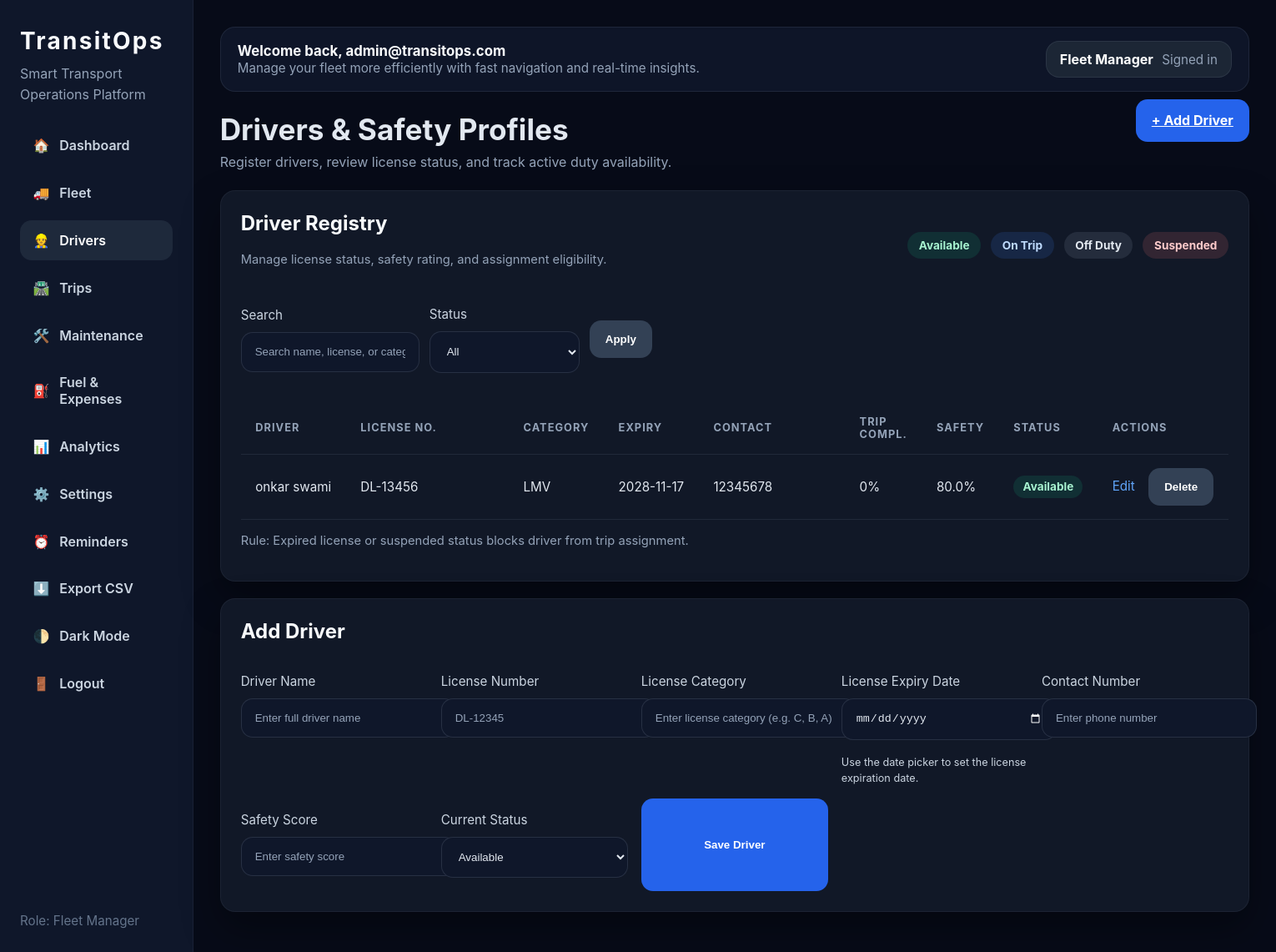
Page /drivers (signed in) on the committed database.
### tables this page shows
CREATE TABLE drivers (
                id INTEGER PRIMARY KEY AUTOINCREMENT,
                name TEXT NOT NULL,
                license_number TEXT UNIQUE NOT NULL,
                license_category TEXT NOT NULL,
                license_expiry TEXT NOT NULL,
                contact_number TEXT NOT NULL,
                safety_score REAL NOT NULL DEFAULT 0,
                status TEXT NOT NULL DEFAULT 'Available'
            );

### app.py (the view, shortened to what this page needs)
    @app.route('/drivers', methods=['GET', 'POST'])
    @login_required
    @role_required('Fleet Manager', 'Safety Officer')
    def drivers():
        conn = get_db_connection()
        search = request.args.get('search', '').strip()
        status_filter = request.args.get('status', '').strip()
        query = 'SELECT * FROM drivers WHERE 1=1'
        params = []
        if search:
            query += ' AND (name LIKE ? OR license_number LIKE ? OR license_category LIKE ? OR contact_number LIKE ?)'
            params.extend([f'%{search}%', f'%{search}%', f'%{search}%', f'%{search}%'])
        if status_filter:
            query += ' AND status = ?'
            params.append(status_filter)
        query += ' ORDER BY id DESC'
        items = conn.execute(query, params).fetchall()
        trip_summary = conn.execute(
            "SELECT driver_id, SUM(CASE WHEN status = 'Completed' THEN 1 ELSE 0 END) AS completed, COUNT(*) AS total FROM trips GROUP BY driver_id"
        ).fetchall()
        driver_completion = {
            row['driver_id']: f"{round((row['completed'] or 0) / (row['total'] or 1) * 100)}%"
            for row in trip_summary
        }
        return render_template('drivers.html', items=items, driver_completion=driver_completion)

### app.py (called while the page is built)
def get_user_role():
    user = g.get('user') or {}
    return (user.get('role') or '').strip()

def role_required(*allowed_roles):
    def decorator(view):
        @wraps(view)
        def wrapped(*args, **kwargs):
            if not g.user:
                return redirect(url_for('login'))
            role = get_user_role()
            if allowed_roles and role not in allowed_roles:
                flash('You do not have permission to access this page.')
                return redirect(url_for('dashboard'))
            return view(*args, **kwargs)
        return wrapped
    return decorator

def get_db_connection():
    if 'db' not in g:
        database_url = current_app.config['DATABASE']
        if isinstance(database_url, str) and database_url.startswith(POSTGRES_SCHEMES):
            if psycopg is None:
                raise RuntimeError('psycopg is required for PostgreSQL support. Install psycopg[binary].')
            g.db = psycopg.connect(database_url)
            g.db.row_factory = dict_row
        else:
            g.db = sqlite3.connect(database_url)
            g.db.row_factory = sqlite3.Row
    return g.db

### templates/drivers.html (shortened to what this page needs)
{% extends 'base.html' %} {% block content %}
<div class="page-header">
  <div>
    <h1>Drivers & Safety Profiles</h1>
    <p>
      Register drivers, review license status, and track active duty availability.
    </p>
  </div>
  <div class="section-actions">
    <a class="button" href="#add-driver">+ Add Driver</a>
  </div>
</div>
<div class="card driver-controls">
  <div class="table-header">
    <div>
      <h2>Driver Registry</h2>
      <p class="small-note">Manage license status, safety rating, and assignment eligibility.</p>
    </div>
    <div class="legend">
      <span class="legend-pill status-Available">Available</span>
      <span class="legend-pill status-On-Trip">On Trip</span>
      <span class="legend-pill status-Off-Duty">Off Duty</span>
      <span class="legend-pill status-Suspended">Suspended</span>
    </div>
  </div>
  <div class="section-toolbar">
    <form method="get" class="driver-filter-form">
      <label>
        Search
        <input name="search" placeholder="Search name, license, or category" value="{{ request.args.get('search','') }}" />
      </label>
      <label>
        Status
        <select name="status">
          <option value="">All</option>
        </select>
      </label>
      <button type="submit" class="button secondary">Apply</button>
    </form>
  </div>
  <div class="vehicle-table-card">
    <table class="vehicle-table driver-table">
      <tr>
        <th>Driver</th>
        <th>License No.</th>
        <th>Category</th>
        <th>Expiry</th>
        <th>Contact</th>
        <th>Trip Compl.</th>
        <th>Safety</th>
        <th>Status</th>
        <th>Actions</th>
      </tr>
      {% for item in items %}
      <tr>
        <td>{{ item.name }}</td>
        <td>{{ item.license_number }}</td>
        <td>{{ item.license_category }}</td>
        <td>{{ item.license_expiry }}</td>
        <td>{{ item.contact_number }}</td>
        <td>{{ driver_completion.get(item.id, '0%') }}</td>
        <td>{{ item.safety_score }}%</td>
        <td><span class="status-pill status-{{ item.status|replace(' ', '-') }}">{{ item.status }}</span></td>
        <td>
          <a class="action-link" href="{{ url_for('edit_driver', driver_id=item.id) }}">Edit</a>
          <form method="post" action="{{ url_for('delete_driver', driver_id=item.id) }}" class="inline-form" onsubmit="return confirm('Delete this driver?');">
            <button class="button secondary" type="submit">Delete</button>
          </form>
        </td>
      </tr>
      {% endfor %}
    </table>
  </div>
  <p class="small-note">Rule: Expired license or suspended status blocks driver from trip assignment.</p>
</div>
<div class="card" id="add-driver">
  <h2>Add Driver</h2>
  <form method="post" class="form-grid driver-form">
    <label>
      Driver Name
      <input name="name" placeholder="Enter full driver name" required />
    </label>
    <label>
      License Number
      <input name="license_number" placeholder="DL-12345" required />
    </label>
    <label>
      License Category
      <input name="license_category" placeholder="Enter license category (e.g. C, B, A)" required />
    </label>
    <label>
      License Expiry Date
      <input name="license_expiry" type="date" required />
      <small>Use the date picker to set the license expiration date.</small>
    </label>
    <label>
      Contact Number
      <input name="contact_number" placeholder="Enter phone number" required />
    </label>
    <label>
      Safety Score
      <input name="safety_score" type="number" step="0.01" placeholder="Enter safety score" required />
    </label>
    <label>
      Current Status
      <select name="status">
        <option>Available</option>
      </select>
    </label>
    <button class="button">Save Driver</button>
  </form>
</div>
{% endblock %}

### templates/base.html (shortened to what this page needs)
<!doctype html>
<html>
  <head>
    <link
      rel="stylesheet"
      href="{{ url_for('static', filename='style.css') }}"
    />
  </head>
  <body class="{{ 'dark' if session.get('dark_mode') else '' }}">
    <div class="layout">
      <aside class="sidebar">
        <h1>TransitOps</h1>
        <p>Smart Transport Operations Platform</p>
        {% set role = session.get('user', {}).get('role', '') %}
        <ul class="menu">
          <li>
            <a
              href="/"
              data-icon="🏠"
              class="{% if request.path == '/' %}active{% endif %}"
              >Dashboard</a
            >
          </li>
          {% if role in ['Fleet Manager', 'Safety Officer'] %}
          <li>
            <a
              href="/vehicles"
              data-icon="🚚"
              class="{% if request.path.startswith('/vehicles') %}active{% endif %}"
              >Fleet</a
            >
          </li>
          <li>
            <a
              href="/drivers"
              data-icon="👷"
              class="{% if request.path.startswith('/drivers') %}active{% endif %}"
              >Drivers</a
            >
          </li>
          {% endif %} {% if role in ['Fleet Manager', 'Safety Officer',
          'Driver'] %}
          <li>
            <a
              href="/trips"
              data-icon="🛣️"
              class="{% if request.path.startswith('/trips') %}active{% endif %}"
              >Trips</a
            >
          </li>
          {% endif %} {% if role in ['Fleet Manager', 'Safety Officer'] %}
          <li>
            <a
              href="/maintenance"
              data-icon="🛠️"
              class="{% if request.path.startswith('/maintenance') %}active{% endif %}"
              >Maintenance</a
            >
          </li>
          {% endif %} {% if role in ['Fleet Manager', 'Financial Analyst'] %}
          <li>
            <a
              href="/operations"
              data-icon="⛽"
              class="{% if request.path.startswith('/operations') %}active{% endif %}"
              >Fuel & Expenses</a
            >
          </li>
          {% endif %} {% if role in ['Fleet Manager', 'Safety Officer',
          'Financial Analyst'] %}
          <li>
            <a
              href="/reports"
              data-icon="📊"
              class="{% if request.path.startswith('/reports') %}active{% endif %}"
              >Analytics</a
            >
          </li>
          {% endif %} {% if role == 'Fleet Manager' %}
          <li>
            <a
              href="/settings"
              data-icon="⚙️"
              class="{% if request.path.startswith('/settings') %}active{% endif %}"
              >Settings</a
            >
          </li>
          {% endif %} {% if role in ['Fleet Manager', 'Safety Officer',
          'Financial Analyst', 'Driver'] %}
          <li>
            <a
              href="/reminders"
              data-icon="⏰"
              class="{% if request.path.startswith('/reminders') %}active{% endif %}"
              >Reminders</a
            >
          </li>
          {% endif %} {% if role in ['Fleet Manager', 'Safety Officer'] %}
          <li><a href="/export/vehicles" data-icon="⬇️">Export CSV</a></li>
          {% endif %}
          <li>
            <a href="/toggle-theme" data-icon="🌓"
              >{{ 'Light' if session.get('dark_mode') else 'Dark' }} Mode</a
            >
          </li>
          <li><a href="/logout" data-icon="🚪">Logout</a></li>
        </ul>
        <div class="footer">
          Role: {{ session.get('user', {}).get('role', 'Guest') }}
        </div>
      </aside>
      <main class="content">
        <div class="topbar">
          <div>
            <h2>
              Welcome back, {{ session.get('user', {}).get('email', 'Guest') }}
            </h2>
            <span
              >Manage your fleet more efficiently with fast navigation and
              real-time insights.</span
            >
          </div>
          <div class="user-badge">
            <strong>{{ session.get('user', {}).get('role', 'Guest') }}</strong
            ><span>Signed in</span>
          </div>
        </div>
         {% block content %}{% endblock %}
      </main>
    </div>
  </body>
</html>

### rows in the picture
drivers: name "onkar swami", license_number "DL-13456", license_category "LMV", license_expiry "2028-11-17", contact_number "12345678", get "0%", safety_score "80.0", status "Available"

### other values in the picture
{{ 'Light' if session.get('dark_mode') else 'Dark' }} "Dark"
{{ session.get('user', {}).get('role', 'Guest') }} "Fleet Manager"
{{ session.get('user', {}).get('email', 'Guest') }} "admin@transitops.com"
